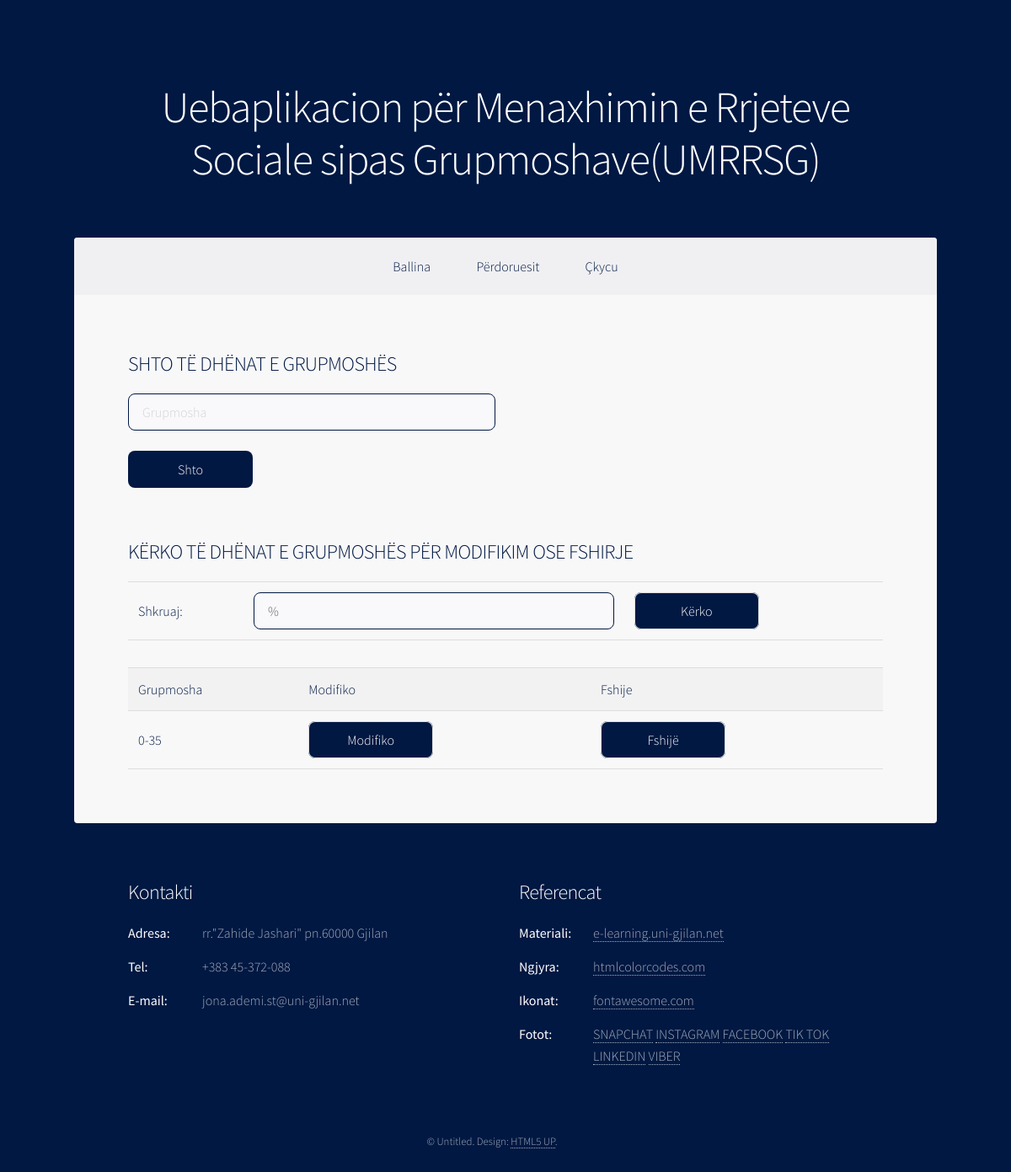
Screenshot of /ModuliAdministratorit/menaxho_grupmoshat.php?grupmosha=0-35 (signed in) with the database file from the repository.
### tables this page shows
CREATE TABLE `tedhenat` (
  `ID_eDhena` int(11) NOT NULL,
  `Titulli` varchar(50) NOT NULL,
  `Pershkrimi` varchar(1500) NOT NULL,
  `File` varchar(255) NOT NULL,
  `PamjaeFaqes` varchar(50) NOT NULL
);

CREATE TABLE `grupmoshat_umrrsg` (
  `ID_grupmosha_umrrsg` int(11) NOT NULL,
  `grupmosha_umrrsg` varchar(255) NOT NULL
);

### ModuliAdministratorit/menaxho_grupmoshat.php (the view, shortened to what this page needs)
<?php
    include("kontrollo.php");
?>
<!DOCTYPE HTML>
<html>
	<head>
		<link rel="stylesheet" href="assets/css/main.css" />
	</head>
	<body class="is-preload">
			<div id="wrapper">
					<?php include_once("header.php"); ?>
					<?php include_once("meny.php"); ?>
					<div id="main">
							<section id="intro" class="main">
								<h2>SHTO TË DHËNAT E GRUPMOSHËS</h2>
							<div class="table-wrapper">
	                            <form method="post" action="shtoGrupmosha.php">
								        <div class="row gtr-uniform">
								<div class="col-6 col-12-xsmall">
								<input type="text" name="Grupmosha" id="Grupmosha" value="" placeholder="Grupmosha" />
								</div>
								<div class="col-12">
												<ul class="actions">
													<li><input type="submit" name="shtoGrupmosha" value="Shto" class="primary" /></li>
												</ul>
											</div></form></div></div><br>
											<form method="post" action="#">	<table>
	                            <tr>
	                            <h2>KËRKO TË DHËNAT E GRUPMOSHËS PËR MODIFIKIM OSE FSHIRJE</h2>
								</tr>
	                            <tr>
								<td>Shkruaj:</td>
	                            <td><input type="text" name="grupmosha" id="demo-name" value="%" placeholder="Grupmoshen" />
                                </td>
                                <td> <input type="submit" value="Kërko" /></td>
                                </tr>
								</table></form>
								<div class="table-wrapper">
								<table>
								<tbody>
								<tr>
									<td>Grupmosha</td>
									<td>Modifiko</td>
									<td>Fshije</td>
								</tr>
<?php
if (!empty($_REQUEST['grupmosha'])) {
$grupmosha = mysqli_real_escape_string
($konektimi,$_REQUEST['grupmosha']);
$sql = mysqli_query($konektimi,
"SELECT * FROM grupmoshat_umrrsg
WHERE grupmosha_umrrsg LIKE '%".$grupmosha."%'
ORDER BY ID_grupmosha_umrrsg DESC");
while($row = mysqli_fetch_array($sql)) {
		echo "<tr>";
		echo "<td>".$row['grupmosha_umrrsg']."</td>";
		echo "<td><a href=\"modifiko_grupmosha.php?ID_grupmosha_umrrsg=$row[ID_grupmosha_umrrsg]\" class='button' class='button primary'>
Modifiko</a></td>";
		echo "<td><a href=\"fshije_grupmosha.php?ID_grupmosha_umrrsg=$row[ID_grupmosha_umrrsg]\" onClick=\"return confirm('A jeni te sigurt se deshironi te fshini Grupmoshen?')\" class='button' class='button primary'>Fshijë</a>
		</td></tr>";
	}
}
?>
											</tbody></table></section></div>
					<?php include_once("footer.php"); ?>
			</div>
	</body>
</html>

### ModuliAdministratorit/header.php (shortened to what this page needs)
<header id="header" class="alt">
				<?php
            $rezultati = mysqli_query($konektimi, "SELECT * FROM tedhenat WHERE PamjaeFaqes='Header'");
            while ($row = mysqli_fetch_assoc($rezultati)) {
              extract($row);
            ?>
					<h1><?php echo $Pershkrimi ?></h1>
		<?php } ?>
		</header>

### ModuliAdministratorit/meny.php (shortened to what this page needs)
<?php
            $rezultati = mysqli_query($konektimi, "SELECT * FROM tedhenat WHERE PamjaeFaqes='MenyAdmin'");
            while ($row = mysqli_fetch_assoc($rezultati)) {
              extract($row);
			  	 echo $Pershkrimi;
			}
            ?>

### ModuliAdministratorit/footer.php (shortened to what this page needs)
<footer id="footer">
					<?php
            $rezultati = mysqli_query($konektimi, "SELECT * FROM tedhenat WHERE PamjaeFaqes='Footer_Kontakti'");
            while ($row = mysqli_fetch_assoc($rezultati)) {
              extract($row);
            ?>
						<section>
							<h2><?php echo $Titulli ?></h2>
							<?php echo $Pershkrimi; ?>
						</section>
			<?php } ?>
									<?php
            $rezultati = mysqli_query($konektimi, "SELECT * FROM tedhenat WHERE PamjaeFaqes='Footer_Referencat'");
            while ($row = mysqli_fetch_assoc($rezultati)) {
              extract($row);
            ?>
				          <section>
							<h2><?php echo $Titulli ?></h2>
							<?php echo $Pershkrimi; ?>
						</section>
			<?php } ?>
												<?php
            $rezultati = mysqli_query($konektimi, "SELECT * FROM tedhenat WHERE PamjaeFaqes='Footer_TeDrejtatAutoriale'");
            while ($row = mysqli_fetch_assoc($rezultati)) {
              extract($row);
            ?>
							<?php echo $Pershkrimi; ?>
			<?php } ?>
			</footer>

### rows the page displays
tedhenat: Pershkrimi "Uebaplikacion për Menaxhimin e Rrjeteve Sociale sipas Grupmoshave(UMRRSG)"
tedhenat: Pershkrimi "Ballina Përdoruesit Çkycu"
grupmoshat_umrrsg: grupmosha_umrrsg "0-35"
tedhenat: Titulli "Kontakti", Pershkrimi "Adresa: rr.\"Zahide Jashari\" pn.60000 Gjilan Tel: +383 45-372-088 E-mail: jona.ademi.st@uni-gjilan.net"
tedhenat: Titulli "Referencat", Pershkrimi "Materiali: e-learning.uni-gjilan.net Ngjyra: htmlcolorcodes.com Ikonat: fontawesome.com Fotot: SNAPCHAT INSTAGRAM FACEBOOK TIK TOK LINKEDIN VIBER"
tedhenat: Pershkrimi "© Untitled. Design: HTML5 UP ."
